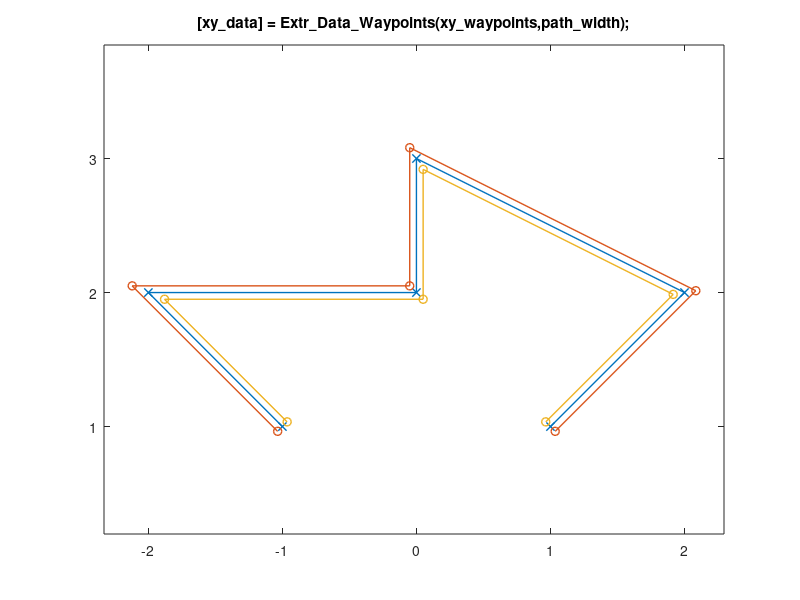

MATLAB code for this plot:
function [xy_data] = Extr_Data_Waypoints(xy_waypoints,path_width,varargin)
%Extr_Data_Waypoints Produce extrusion data for 2D path defined by waypoints
%   [xy_data] = Extr_Data_Waypoints(xy_waypoints,path_width,varargin)
%   This function returns x-y data for a 2D path defined by waypoints.
%   You can specify:
%       xy_waypoints        Matrix of x-y values for points
%                           Path is in order of definition.
%                           If the path crosses itself, data will not be
%                           valid for use with Simscape Multibody general
%                           extrusion
%       path_width          Width of path
%
%   To see a plot showing parameter values, enter the name
%   of the function with no arguments
%   >> Extr_Data_Waypoints
%
%   To see a plot created with your parameter values,
%   add 'plot' as the final argument
%   >> Extr_Data_Waypoints([1 1;2 2;-1 1;0 -1],0.1,'plot')

% Copyright 2021-2022 The MathWorks, Inc.

% Default data to show diagram
if (nargin == 0)
    xy_waypoints = [ ...
         1 1;
         2 2;
         0 3;
         0 2;
        -2 2;
        -1 1];
    path_width   = 0.1;
end

% Check if plot should be produced
if (isempty(varargin))
    showplot = 'n';
else
    showplot = varargin;
end

% Determine angles of each segment
angles = unwrap(atan2(diff(xy_waypoints(:,2)),diff(xy_waypoints(:,1))));

% Angle at first point is angle of first segment
angles = [angles;angles(end,:)];

% Angle of offset for left and right points
offset_angles = angles - angles/2 + circshift(angles,1)/2-pi/2;
offset_angles(1) = angles(1)-pi/2;

% Difference in angles needed for offset distance
angle_diff = (circshift(angles,1)- angles)/2;
angle_diff(1) = 0; 

% Create xy data for line on right side of path defined by waypoints
xy_offset_r = [cos(offset_angles) +sin(offset_angles)]*path_width/2./abs(cos(angle_diff));
xy_right = xy_waypoints + xy_offset_r;

% Create xy data for line on left side of path defined by waypoints
xy_offset_l = [cos(offset_angles+pi) +sin(offset_angles+pi)]*path_width/2./abs(cos(angle_diff));
xy_left  = xy_waypoints + xy_offset_l;

% Data created in counter clockwise order
xy_data = [xy_right;flipud(xy_left)];

% Plot diagram to show parameters and extrusion
if (nargin == 0 || strcmpi(showplot,'plot'))
    
    % Figure name
    figString = ['h1_' mfilename];
    % Only create a figure if no figure exists
    figExist = 0;
    fig_hExist = evalin('base',['exist(''' figString ''')']);
    if (fig_hExist)
        figExist = evalin('base',['ishandle(' figString ') && strcmp(get(' figString ', ''type''), ''figure'')']);
    end
    if ~figExist
        fig_h = figure('Name',figString);
        assignin('base',figString,fig_h);
    else
        fig_h = evalin('base',figString);
    end
    figure(fig_h)
    clf(fig_h)
    plot(xy_waypoints(:,1),xy_waypoints(:,2),'-x','LineWidth',1,'DisplayName','Waypoints');
    hold on;
    plot(xy_right(:,1),xy_right(:,2),'-o','LineWidth',1,'DisplayName','Right Edge');
    plot(xy_left(:,1),xy_left(:,2),'-o','LineWidth',1,'DisplayName','Left Edge');
    hold off; axis equal
    title(['[xy\_data] = Extr\_Data\_Waypoints(xy\_waypoints,path\_width);']);
    hold off
    box on
    clear xy_data
    xlim = get(gca,'XLim');
    ylim = get(gca,'YLim');
    set(gca,'XLim',xlim+[-1 1]*0.05*(xlim(2)-xlim(1)));
    set(gca,'YLim',ylim+[-1 1]*0.05*(ylim(2)-ylim(1)));
end


